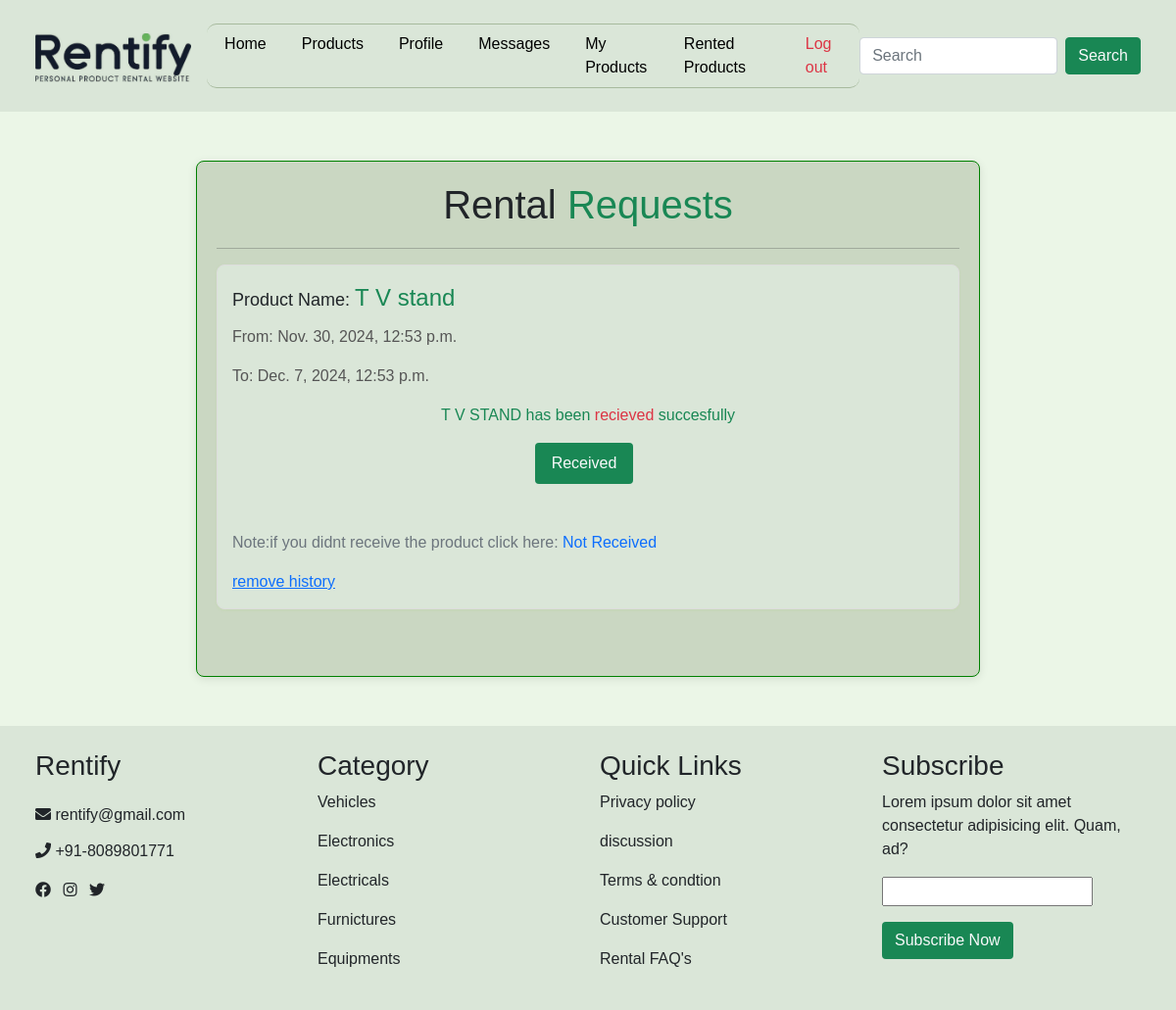
The page /enquiry/ (signed in) on the database as committed earlier.
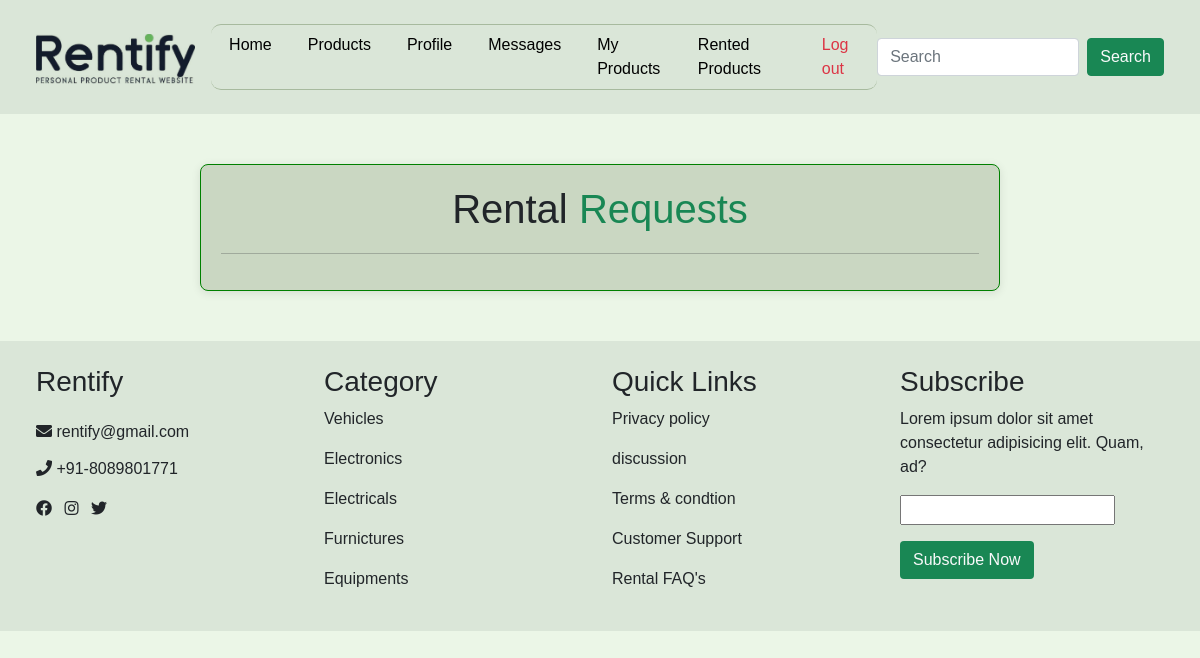
The same page on the database as committed later.
### rentapp/models.py (models this page shows)
class RENTITEM(models.Model):
    product=models.ForeignKey(PRODUCT,on_delete=models.CASCADE)
    username=models.ForeignKey(User,on_delete=models.CASCADE)
    from_date=models.DateTimeField()
    to_date=models.DateTimeField()
    status=models.BooleanField(default=False)
    mobile=models.BigIntegerField()
    is_returned = models.BooleanField(default=False)
    return_status = models.CharField(
        max_length=20,
        choices=[("Pending", "Pending"), ("Approved", "Approved"), ("Disapproved", "Disapproved")],
        default="Pending",
    )

class PRODUCT(models.Model):
    Owner = models.ForeignKey(User, on_delete=models.CASCADE)
    Category_name = models.ForeignKey(CATEGORY, on_delete=models.CASCADE)
    Product_name = models.CharField(max_length=200)
    description = models.CharField(max_length=2000)
    image = models.ImageField(upload_to='images/')
    price = models.IntegerField()
    PRICE_TYPE_CHOICES = [
        ('hour', 'Per Hour'),
        ('day', 'Per Day'),
        ('month', 'Per Month'),
    ]
    price_type = models.CharField(max_length=10, choices=PRICE_TYPE_CHOICES, default='day')
    quantity_available = models.IntegerField()
    is_available = models.BooleanField(default=True)
    posted_time = models.DateTimeField(auto_now_add=True)

### rentapp/views.py (the view)
# urls.py: path("enquiry/",views.enquiry,name="enquiry"),
def enquiry(request):
    users = request.session.get('user_id')
    use = USERSDETAILS.objects.get(user_id_id=users)
    uid = use.user_id_id
    products = PRODUCT.objects.filter(Owner_id=uid)
    rent_items = RENTITEM.objects.filter(product__in=products)
    return render(request, 'enquiry.html', {'x1': rent_items})

### rentapp/templates/enquiry.html (shortened to what the changed rows need)
{% load static %}
<!DOCTYPE html>
<html lang="en">
<head>
    <link href="https://cdn.jsdelivr.net/npm/bootstrap@5.0.2/dist/css/bootstrap.min.css" rel="stylesheet">
    <link rel="stylesheet" href="https://cdnjs.cloudflare.com/ajax/libs/font-awesome/5.15.4/css/all.min.css">
    <link rel="stylesheet" href="{% static 'css/enquirys.css' %}">
</head>
<body>
    <div class="container">
        <h1>Rental <span class="text-success">Requests</span> </h1>
        <div class="row">
            {% for i in x1 %}
            <div class="col-lg-12 mb-5">
            <div class="product-card">
                <p class="product-name">Product Name: <span class="text-success fs-4">{{ i.product.Product_name }}</span></p>
                <p class="rental-dates">From: {{ i.from_date }}</p>
                <p class="rental-dates">To: {{ i.to_date }}</p>
                {% if i.status == 0 %}
                <a href="/confirmrequest/{{ i.id }}" class="btn bg-success text-light">confirm</a>
                <a href="/removerequest/{{ i.id }}" class="btn bg-danger text-light">Delete</a>
              {% elif i.is_returned and i.return_status == "Approved" %}
            <div class="text-center mt-lg-3">
              <p class="text-success"> {{ i.product.Product_name|upper}} has been <span class="text-danger">recieved</span> succesfully</p>
              <span class="btn bg-success text-light me-2 px-3 py-2" style="pointer-events: none;">Received</span>
            </div>
            <p class="text-muted mt-5">Note:if you didnt receive the product click here:
              <a href="/notreceivedproductincrement/{{ i.id }}" class="text-primary text-decoration-none">Not Received</a>
            </p>
             <a href="/removehistory/{{ i.id }}">remove history</a>
                {% endif %}
            </div>
          </div>
            {% endfor %}
        </div>
    </div>
</body>
</html>

Rows that differ between the two databases and show on the page:
removed RENTITEM: product.Product_name "T V stand", from_date "Nov. 30, 2024, 12:53 p.m.", to_date "Dec. 7, 2024, 12:53 p.m.", product.Product_name "T V STAND"
